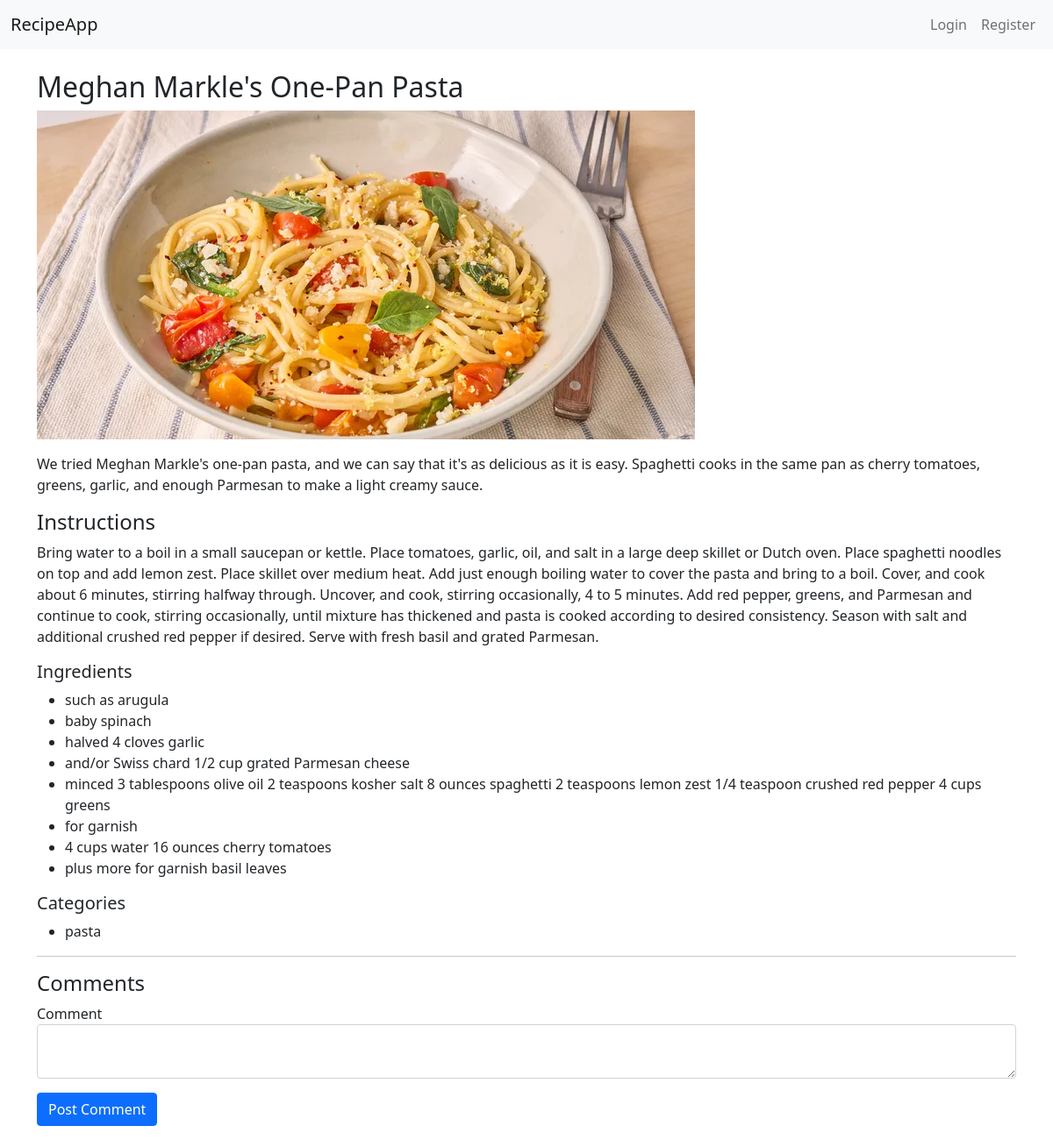
/recipe/3, run on the app's committed database.
### app/models.py (models this page shows)
class Recipe(db.Model):
    id = db.Column(db.Integer, primary_key=True)
    title = db.Column(db.String(100), nullable=False)
    description = db.Column(db.Text, nullable=False)
    instructions = db.Column(db.Text, nullable=False)
    image_file = db.Column(db.String(20), nullable=True)
    date_posted = db.Column(db.DateTime, default=datetime.utcnow)
    user_id = db.Column(db.Integer, db.ForeignKey('user.id'), nullable=False)
    ingredients = db.relationship('Ingredient', secondary=recipe_ingredients, backref=db.backref('recipes', lazy='dynamic'))
    categories = db.relationship('Category', secondary=recipe_categories, backref=db.backref('recipes', lazy='dynamic'))
    comments = db.relationship('Comment', backref='recipe', lazy=True)

class Ingredient(db.Model):
    id = db.Column(db.Integer, primary_key=True)
    name = db.Column(db.String(30), unique=True, nullable=False)

class Category(db.Model):
    id = db.Column(db.Integer, primary_key=True)
    name = db.Column(db.String(30), unique=True, nullable=False)

### app/recipes/views.py (the view)
@recipes_bp.route('/recipe/<int:recipe_id>', methods=['GET', 'POST'])
def recipe_detail(recipe_id):
    recipe = Recipe.query.get_or_404(recipe_id)
    form = CommentForm()
    if form.validate_on_submit():
        comment = Comment(body=form.body.data, author=current_user, recipe=recipe)
        db.session.add(comment)
        db.session.commit()
        flash('Comment added.', 'success')
        return redirect(url_for('recipes.recipe_detail', recipe_id=recipe.id))
    return render_template('recipes/detail.html', recipe=recipe, form=form)

### app/recipes/forms.py
class CommentForm(FlaskForm):
    body = TextAreaField('Comment', validators=[DataRequired()])
    submit = SubmitField('Post Comment')

### app/templates/recipes/detail.html (shortened to what this page needs)
{% extends 'base.html' %}
{% block content %}
  <h2>{{ recipe.title }}</h2>
  {% if recipe.image_file %}
    <img src="{{ url_for('static', filename='uploads/' ~ recipe.image_file) }}"
         class="img-fluid mb-3">
  {% endif %}
  <p>{{ recipe.description }}</p>
  <h4>Instructions</h4>
  <p>{{ recipe.instructions }}</p>
  <h5>Ingredients</h5>
  <ul>
    {% for i in recipe.ingredients %}
      <li>{{ i.name }}</li>
    {% endfor %}
  </ul>
  <h5>Categories</h5>
  <ul>
    {% for c in recipe.categories %}
      <li>{{ c.name }}</li>
    {% endfor %}
  </ul>
  <hr>
  <h4>Comments</h4>
  <form method="POST">
    <div class="mb-3">
      {{ form.body.label }}
      {{ form.body(class="form-control") }}
    </div>
    {{ form.submit(class="btn btn-primary") }}
  </form>
{% endblock %}

### data on the page
Recipe: title "Meghan Markle's One-Pan Pasta", image_file (picture), description "We tried Meghan Markle's one-pan pasta, and we can say that it's as delicious as it is easy. Spaghetti cooks in the same pan as cherry tomatoes, greens, garlic, and enough Parmesan to make a light creamy sauce.", instructions "Bring water to a boil in a small saucepan or kettle. Place tomatoes, garlic, oil, and salt in a large deep skillet or Dutch oven. Place spaghetti noodles on top and add lemon zest. Place skillet over medium heat. Add just enough boiling water to cover the pasta and bring to a boil. Cover, and cook about 6 minutes, stirring halfway through. Uncover, and cook, stirring occasionally, 4 to 5 minutes. Add red pepper, greens, and Parmesan and continue to cook, stirring occasionally, until mixture has thickened and pasta is cooked according to desired consistency. Season with salt and additional crushed red pepper if desired. Serve with fresh basil and grated Parmesan."
Ingredient: name "such as arugula"
Ingredient: name "baby spinach"
Ingredient: name "halved 4 cloves garlic"
Ingredient: name "and/or Swiss chard 1/2 cup grated Parmesan cheese"
Ingredient: name "minced 3 tablespoons olive oil 2 teaspoons kosher salt 8 ounces spaghetti 2 teaspoons lemon zest 1/4 teaspoon crushed red pepper 4 cups greens"
Ingredient: name "for garnish"
Ingredient: name "4 cups water 16 ounces cherry tomatoes"
Ingredient: name "plus more for garnish basil leaves"
Category: name "pasta"
